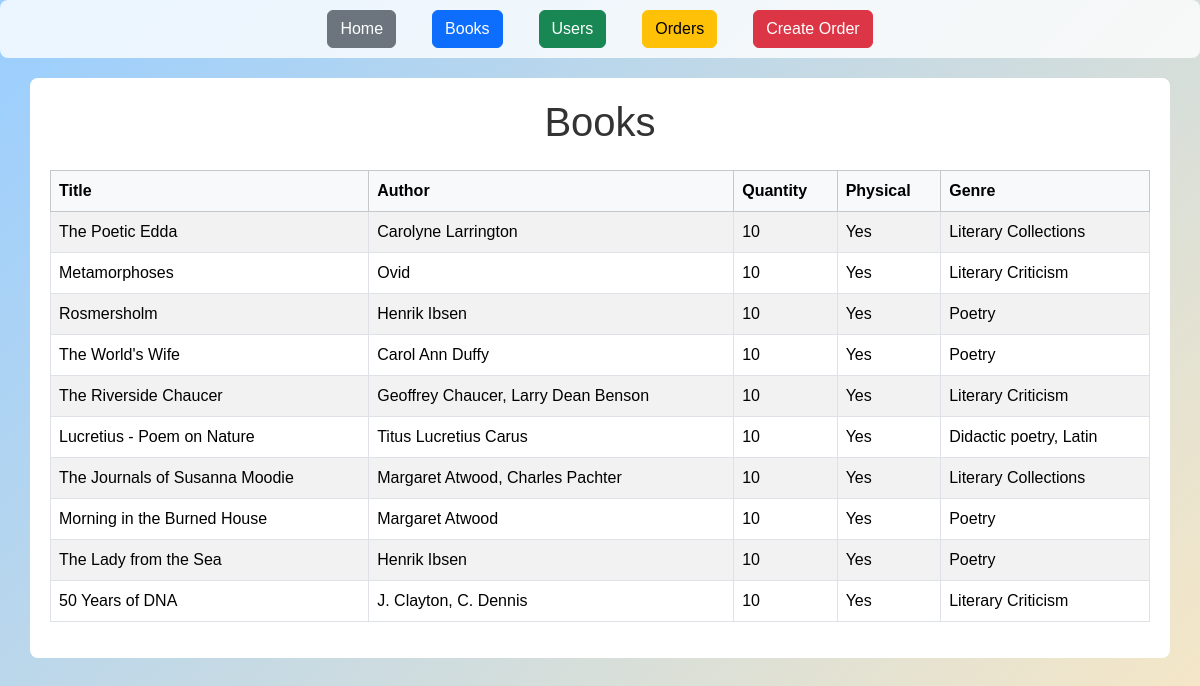
Before: /books with the older database file.
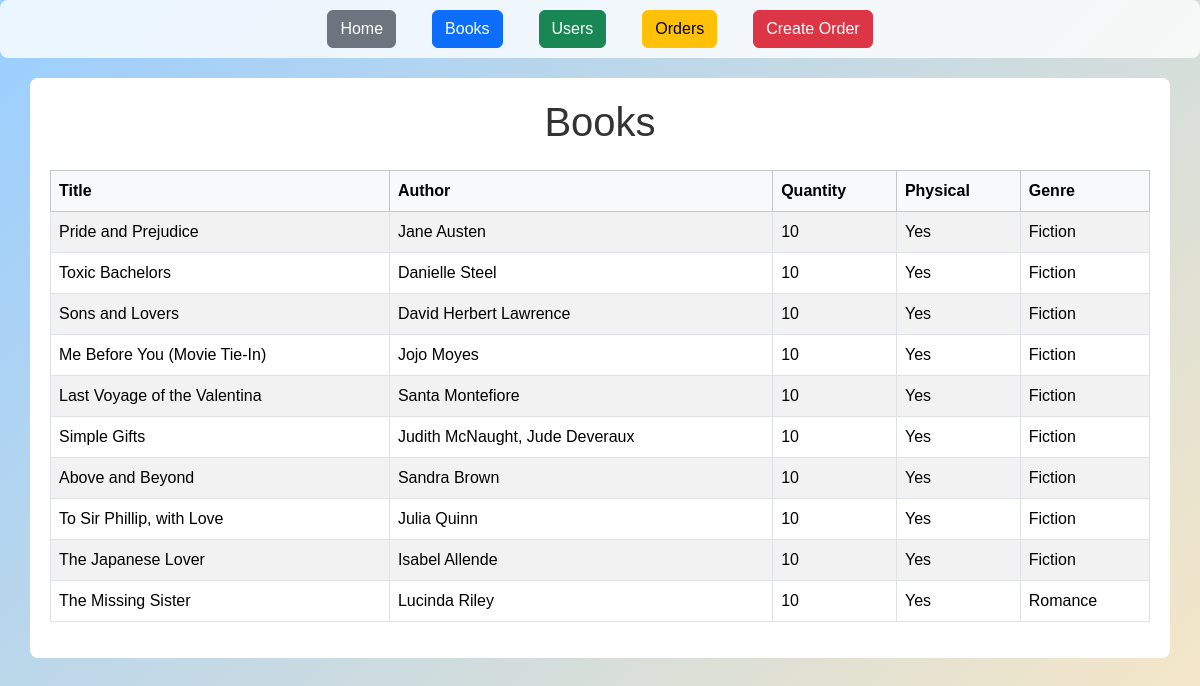
After: the same page with the newer database file.
### models/book.py (models this page shows)
class Book(db.Model):
    __tablename__ = 'book'
    id = db.mapped_column(Integer, primary_key=True)
    title = db.mapped_column(String)
    author = db.mapped_column(String)
    quantity = db.mapped_column(Integer, default=0)
    physical = db.mapped_column(Boolean, default=False)
    genre_id = db.mapped_column(Integer, ForeignKey('genre.id'))
    genre = relationship("Genre", back_populates="books")

### models/genre.py (models this page shows)
class Genre(db.Model):
    __tablename__ = 'genre'
    id = db.mapped_column(Integer, primary_key=True)
    name = db.mapped_column(String)
    books = relationship("Book", back_populates="genre")

### app.py (the view)
@app.route("/books")
def books():
    books = db.session.execute(db.select(Book)).scalars().all()
    return render_template("books.html", books=books)

### templates/books.html (shortened to what this page needs)
{% extends "base.html" %}
{% block content %}
<h1 class="text-center mb-4">Books</h1>
<table class="table table-striped table-bordered">
    <thead class="table-light">
        <tr>
            <th>Title</th>
            <th>Author</th>
            <th>Quantity</th>
            <th>Physical</th>
            <th>Genre</th>
        </tr>
    </thead>
    <tbody>
        {% for book in books %}
        <tr>
            <td>{{ book.title }}</td>
            <td>{{ book.author }}</td>
            <td>{{ book.quantity }}</td>
            <td>{{ 'Yes' if book.physical else 'No' }}</td>
            <td>{{ book.genre.name if book.genre else 'N/A' }}</td>
        </tr>
        {% endfor %}
    </tbody>
</table>
{% endblock %}

### templates/base.html (shortened to what this page needs)
<!DOCTYPE html>
<html>
<head>
    <link href="https://cdn.jsdelivr.net/npm/bootstrap@5.3.3/dist/css/bootstrap.min.css" rel="stylesheet">
</head>
<body>
    <main>
        <div class="d-flex flex-wrap justify-content-center gap-3">
            <a href="{{ url_for('home') }}" class="btn btn-secondary">Home</a>
            <a href="{{ url_for('books') }}" class="btn btn-primary">Books</a>
            <a href="{{ url_for('users') }}" class="btn btn-success">Users</a>
            <a href="{{ url_for('orders') }}" class="btn btn-warning">Orders</a>
            <a href="{{ url_for('admin_create_order') }}" class="btn btn-danger">Create Order</a>
        </div>
    </main>
    <div class="container">
        {% block content %}{% endblock %}
    </div>
</body>
</html>

### templates/base.html (style rules this page uses)
body { font-family: "Arial", sans-serif; background: linear-gradient(135deg, #9aceff 0%, #fae8c4 100%); background-repeat: no-repeat; background-size: cover; background-attachment: fixed; color: #333; }
main { background-color: rgba(255, 255, 255, 0.8); padding: 10px; margin-bottom: 20px; text-align: center; border-radius: 8px; }
main a { text-decoration: none; margin: 0 10px; color: #007bff; font-weight: bold; }
.container { background-color: white; padding: 20px; border-radius: 8px; }

Changed rows visible on the page:
changed Book: title "The Poetic Edda" → "Pride and Prejudice"; author "Carolyne Larrington" → "Jane Austen"; genre "Literary Collections" → "Fiction"
changed Book: title "Metamorphoses" → "Toxic Bachelors"; author "Ovid" → "Danielle Steel"; genre "Literary Criticism" → "Fiction"
changed Book: title "Rosmersholm" → "Sons and Lovers"; author "Henrik Ibsen" → "David Herbert Lawrence"; genre "Poetry" → "Fiction"
changed Book: title "The World's Wife" → "Me Before You (Movie Tie-In)"; author "Carol Ann Duffy" → "Jojo Moyes"; genre "Poetry" → "Fiction"
changed Book: title "The Riverside Chaucer" → "Last Voyage of the Valentina"; author "Geoffrey Chaucer, Larry Dean Benson" → "Santa Montefiore"; genre "Literary Criticism" → "Fiction"
changed Book: title "Lucretius - Poem on Nature" → "Simple Gifts"; author "Titus Lucretius Carus" → "Judith McNaught, Jude Deveraux"; genre "Didactic poetry, Latin" → "Fiction"
changed Book: title "The Journals of Susanna Moodie" → "Above and Beyond"; author "Margaret Atwood, Charles Pachter" → "Sandra Brown"; genre "Literary Collections" → "Fiction"
changed Book: title "Morning in the Burned House" → "To Sir Phillip, with Love"; author "Margaret Atwood" → "Julia Quinn"; genre "Poetry" → "Fiction"
changed Book: title "The Lady from the Sea" → "The Japanese Lover"; author "Henrik Ibsen" → "Isabel Allende"; genre "Poetry" → "Fiction"
changed Book: title "50 Years of DNA" → "The Missing Sister"; author "J. Clayton, C. Dennis" → "Lucinda Riley"; genre "Literary Criticism" → "Romance"
